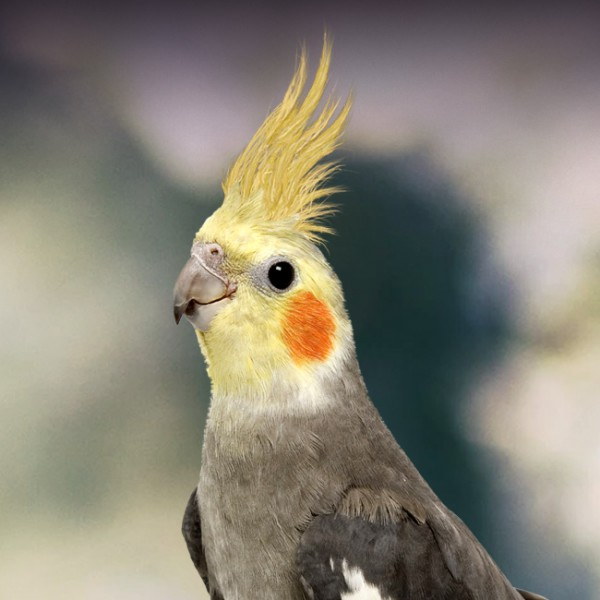
#> input picture relatorios/histology.png, 600 x 600 px
$ jupyter execute 'relatório4.ipynb'
#> lines starting #> are read from the running program, lines starting #| are printed output that depends on the picture; after the words box and inside, x2 and y2 are one past the last pixel; in counts of white or black regions, pixels touching at a corner belong together
[cell 1]
import numpy as np
import cv2 as cv
from matplotlib import pyplot as plt
img = cv.imread('histology.png',0)
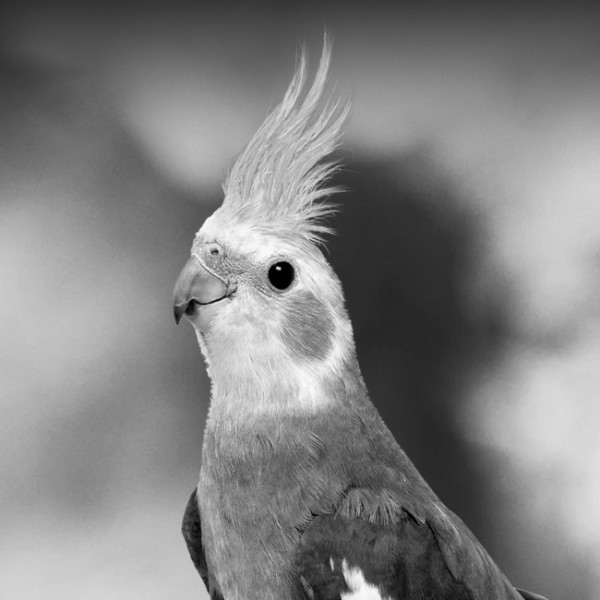
#> img: shape (600, 600); min 0, max 255, mean 130.2
hist,bins = np.histogram(img.flatten(),256,[0,256])
#> hist = 256 values, max 3123 at index 43, min 0 at index 253, mean 1406.2; bins = 257 values from 0 to 256
cdf = hist.cumsum()
#> cdf = 256 values from 269 to 360000
cdf_normalized = cdf * float(hist.max()) / cdf.max()
#> cdf_normalized = 256 values from 2.33 to 3123
plt.plot(cdf_normalized, color = 'b')
plt.hist(img.flatten(),256,[0,256], color = 'r')
plt.xlim([0,256])
plt.legend(('cdf','histogram'), loc = 'upper left')
plt.show()
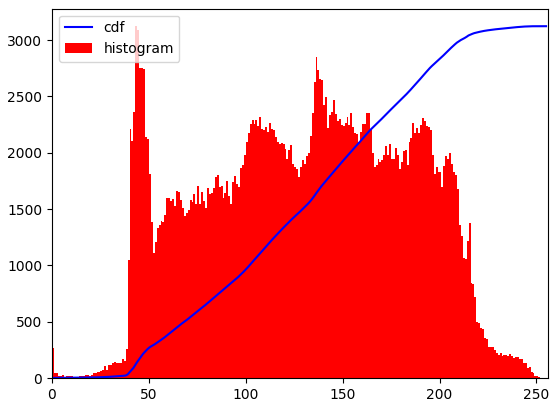
#> figure drawn by matplotlib, 1 panel; tallest bar 3123 high, from x = 43 to 44; curve peaks at x = 255, y = 3123

[cell 2]
cdf_m = np.ma.masked_equal(cdf,0)
cdf_m = (cdf_m - cdf_m.min())*255/(cdf_m.max()-cdf_m.min())
cdf = np.ma.filled(cdf_m,0).astype('uint8')
#> cdf = 256 values from 0 to 255

[cell 3]
img2 = cdf[img]
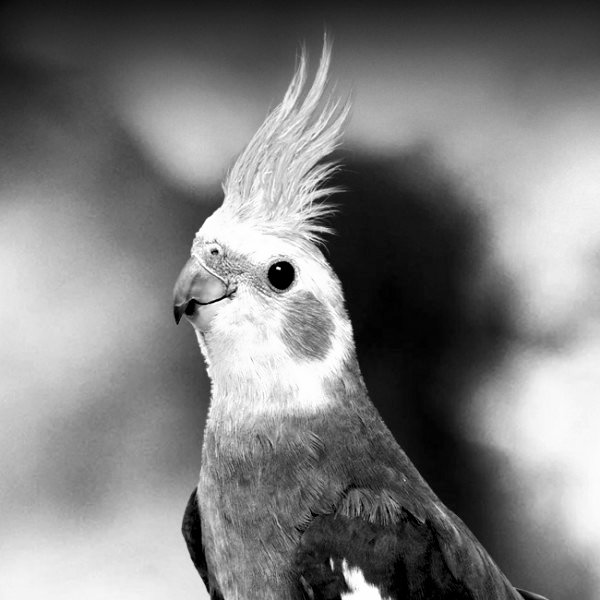
#> img2: shape (600, 600); min 0, max 255, mean 127.6

[cell 4]
img = cv.imread('histology.png',0)
equ = cv.equalizeHist(img)
res = np.hstack((img,equ)) #stacking images side-by-side
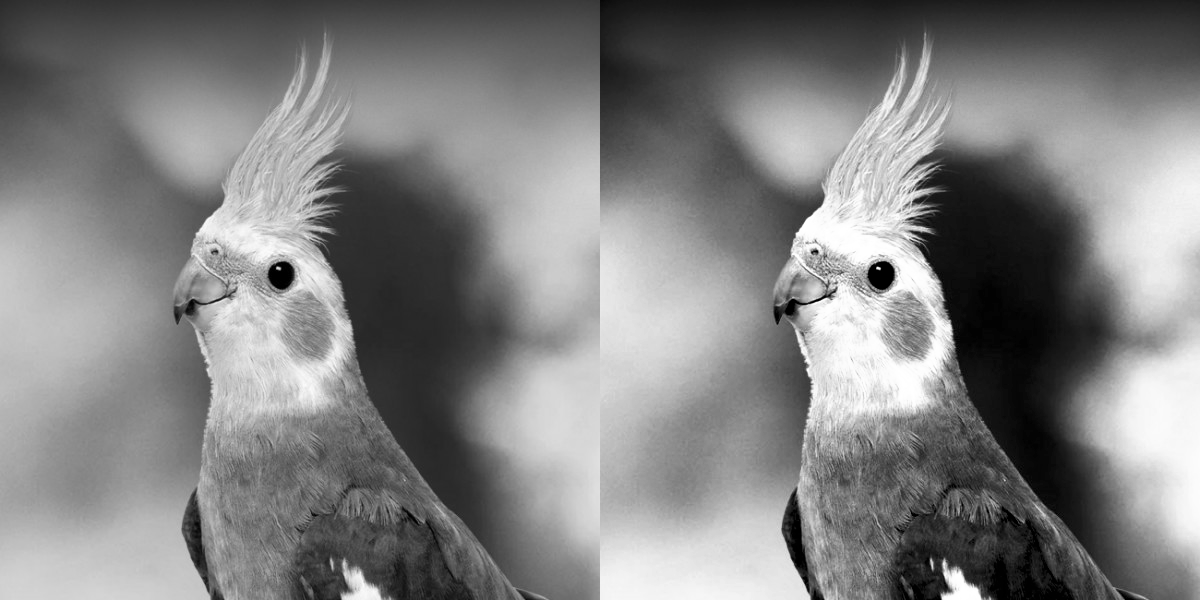
#> res: shape (600, 1200); min 0, max 255, mean 129.2
cv.imwrite('res.png',res)
#> Out = True

[cell 5]
import numpy as np
import cv2 as cv
img = cv.imread('histology.png',0)
# create a CLAHE object (Arguments are optional).
clahe = cv.createCLAHE(clipLimit=2.0, tileGridSize=(8,8))
cl1 = clahe.apply(img)
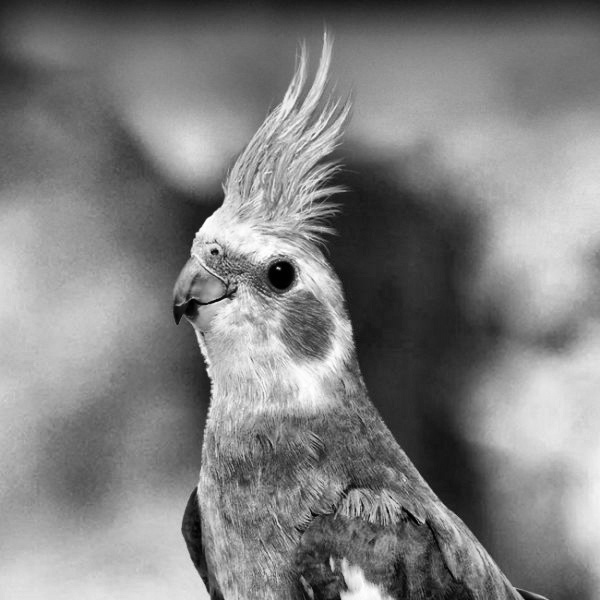
#> cl1: shape (600, 600); min 0, max 255, mean 129.1
cv.imwrite('clahe_2.jpg',cl1)
#> Out = True

[cell 6]
import cv2 as cv
import numpy as np
from matplotlib import pyplot as plt
img = cv.imread('photo.jpg',0)
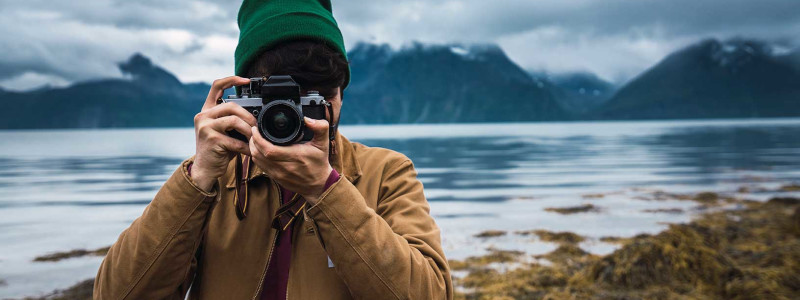
#> input picture relatorios/photo.jpg, 800 x 300 px
#> img: shape (300, 800); min 0, max 249, mean 115.9
ret,thresh1 = cv.threshold(img,127,255,cv.THRESH_BINARY)
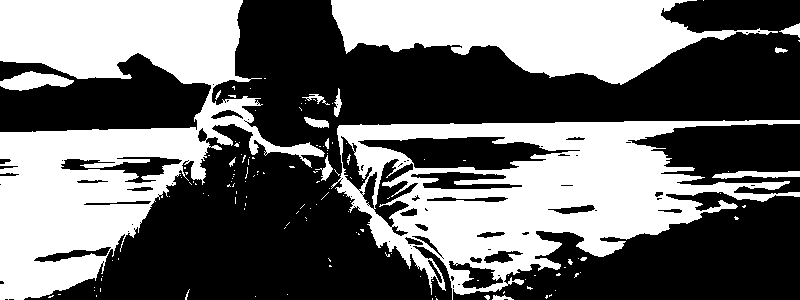
#> thresh1: shape (300, 800); 42.7% white; 141 white regions (123 under 20 px), largest, box (x1, y1, x2, y2) and area: (0, 0, 325, 300) 42200, (331, 120, 800, 300) 36538, (331, 0, 778, 85) 21016
ret,thresh2 = cv.threshold(img,127,255,cv.THRESH_BINARY_INV)
ret,thresh3 = cv.threshold(img,127,255,cv.THRESH_TRUNC)
ret,thresh4 = cv.threshold(img,127,255,cv.THRESH_TOZERO)
ret,thresh5 = cv.threshold(img,127,255,cv.THRESH_TOZERO_INV)
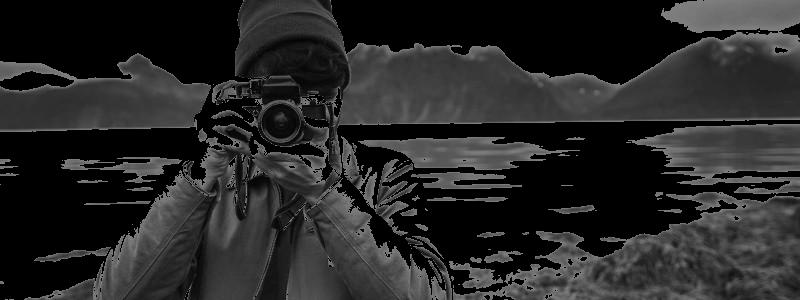
#> thresh5: shape (300, 800); min 0, max 127, mean 39.4
titles = ['Original Image','BINARY','BINARY_INV','TRUNC','TOZERO','TOZERO_INV']
images = [img, thresh1, thresh2, thresh3, thresh4, thresh5]
plt.figure(figsize=(20, 15))
for i in range(6):
    plt.subplot(3,3,i+1),plt.imshow(images[i],'gray',vmin=0,vmax=255)
    plt.title(titles[i])
    plt.xticks([]),plt.yticks([])
plt.show()

[cell 7]
import cv2 as cv
import numpy as np
from matplotlib import pyplot as plt
img = cv.imread('photo.jpg',0)
img = cv.medianBlur(img,5)
ret,th1 = cv.threshold(img,127,255,cv.THRESH_BINARY)
#> th1: shape (300, 800); 42.7% white; 28 white regions (8 under 20 px), largest, box (x1, y1, x2, y2) and area: (0, 0, 324, 300) 42445, (337, 120, 800, 295) 36463, (331, 0, 736, 84) 20900
th2 = cv.adaptiveThreshold(img,255,cv.ADAPTIVE_THRESH_MEAN_C,\
            cv.THRESH_BINARY,11,2)
#> th2: shape (300, 800); 64.3% white; 590 black regions (390 under 20 px), largest, box (x1, y1, x2, y2) and area: (209, 0, 800, 198) 13583, (0, 53, 273, 255) 8227, (346, 125, 800, 236) 8040
th3 = cv.adaptiveThreshold(img,255,cv.ADAPTIVE_THRESH_GAUSSIAN_C,\
            cv.THRESH_BINARY,11,2)
#> th3: shape (300, 800); 73.5% white; 1076 black regions (848 under 20 px), largest, box (x1, y1, x2, y2) and area: (205, 0, 800, 199) 8934, (0, 53, 273, 259) 6883, (345, 135, 627, 236) 4799
titles = ['Original Image', 'Global Thresholding (v = 127)',
            'Adaptive Mean Thresholding', 'Adaptive Gaussian Thresholding']
images = [img, th1, th2, th3]
plt.figure(figsize=(20, 10))
for i in range(4):
    plt.subplot(2,2,i+1),plt.imshow(images[i],'gray')
    plt.title(titles[i])
    plt.xticks([]),plt.yticks([])
plt.show()

[cell 8]
import cv2 as cv
import numpy as np
from matplotlib import pyplot as plt
img = cv.imread('photo.jpg',0)
# global thresholding
ret1,th1 = cv.threshold(img,127,255,cv.THRESH_BINARY)
# Otsu's thresholding
ret2,th2 = cv.threshold(img,0,255,cv.THRESH_BINARY+cv.THRESH_OTSU)
#> th2: shape (300, 800); 44.9% white; 135 white regions (118 under 20 px), largest, box (x1, y1, x2, y2) and area: (0, 0, 333, 300) 44433, (329, 119, 800, 300) 39294, (331, 0, 800, 86) 22589
#> ret2 = 121
# Otsu's thresholding after Gaussian filtering
blur = cv.GaussianBlur(img,(5,5),0)
ret3,th3 = cv.threshold(blur,0,255,cv.THRESH_BINARY+cv.THRESH_OTSU)
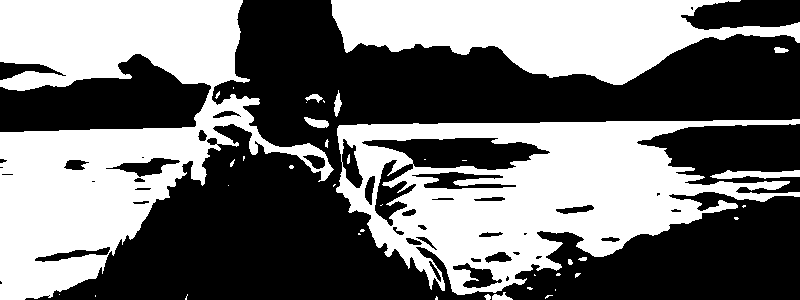
#> th3: shape (300, 800); 45% white; 40 white regions (25 under 20 px), largest, box (x1, y1, x2, y2) and area: (0, 0, 334, 300) 44833, (336, 119, 800, 295) 39235, (331, 0, 800, 85) 22607
#> ret3 = 121
# plot all the images and their histograms
images = [img, 0, th1,
          img, 0, th2,
          blur, 0, th3]
titles = ['Original Noisy Image','Histogram','Global Thresholding (v=127)',
          'Original Noisy Image','Histogram',"Otsu's Thresholding",
          'Gaussian filtered Image','Histogram',"Otsu's Thresholding"]
plt.figure(figsize=(15, 7))
for i in range(3):
    plt.subplot(3,3,i*3+1),plt.imshow(images[i*3],'gray')
    plt.title(titles[i*3]), plt.xticks([]), plt.yticks([])
    plt.subplot(3,3,i*3+2),plt.hist(images[i*3].ravel(),256)
    plt.title(titles[i*3+1]), plt.xticks([]), plt.yticks([])
    plt.subplot(3,3,i*3+3),plt.imshow(images[i*3+2],'gray')
    plt.title(titles[i*3+2]), plt.xticks([]), plt.yticks([])
plt.show()
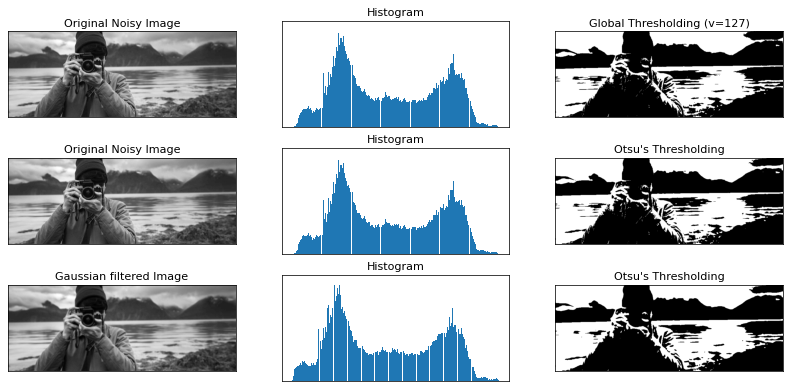
#> figure drawn by matplotlib, 9 panels

[cell 9]
img = cv.imread('photo.jpg',0)
blur = cv.GaussianBlur(img,(5,5),0)
# find normalized_histogram, and its cumulative distribution function
hist = cv.calcHist([blur],[0],None,[256],[0,256])
#> hist = 256 values, max 3016 at index 58, min 0 at index 0, mean 937.5
hist_norm = hist.ravel()/hist.sum()
#> hist_norm = 256 values, max 0.0126 at index 58, min 0 at index 0, mean 0.00391
Q = hist_norm.cumsum()
#> Q = 256 values from 0 to 1
bins = np.arange(256)
fn_min = np.inf
thresh = -1
for i in range(1,256):
    p1,p2 = np.hsplit(hist_norm,[i]) # probabilities
    q1,q2 = Q[i],Q[255]-Q[i] # cum sum of classes
    if q1 < 1.e-6 or q2 < 1.e-6:
        continue
    b1,b2 = np.hsplit(bins,[i]) # weights
    # finding means and variances
    m1,m2 = np.sum(p1*b1)/q1, np.sum(p2*b2)/q2
    v1,v2 = np.sum(((b1-m1)**2)*p1)/q1,np.sum(((b2-m2)**2)*p2)/q2
    # calculates the minimization function
    fn = v1*q1 + v2*q2
    if fn < fn_min:
        fn_min = fn
        thresh = i
#> this loop made 255 passes
#> (p1, q1, q2, m1, m2, v1, v2, fn) on passes 7 to 11: ([0, 0, 0, 0, 0, 0, 0], 9.58e-05, 1, 0, 115.9, 0, 3595.7, 3595.3), ([0, 0, 0, 0, 0, 0, 0, 9.58e-05], 0.0007, 0.999, 0.958, 116, 5, 3596.7, 3594.2), ([0, 0, 0, 0, 0, 0, 0, 9.58e-05, 0.000604], 0.00159, 0.998, 3.46, 116.1, 8.59, 3592.9, 3587.2), ([0, 0, 0, 0, 0, 0, 0, 9.58e-05, 0.000604, 0.000892], 0.00302, 0.997, 4.48, 116.2, 8.7, 3587.8, 3577), ([0, 0, 0, 0, 0, 0, 0, 9.58e-05, 0.000604, 0.000892, 0.00143], 0.00454, 0.995, 6.12, 116.4, 6.85, 3577.2, 3561)
#> (q1, q2, m1, m2, v1, v2, fn, fn_min) on passes 12 to 17: (0.00626, 0.994, 7.12, 116.6, 6.14, 3566.3, 3544.1, 3544.1), (0.00803, 0.992, 8.11, 116.8, 5.55, 3553.8, 3525.3, 3525.3), (0.0097, 0.99, 9.1, 116.9, 5.09, 3540.6, 3506.3, 3506.3), (0.0116, 0.988, 9.65, 117.1, 5.77, 3529.4, 3488.7, 3488.7), (0.0135, 0.987, 10.34, 117.3, 6.43, 3516.6, 3469.3, 3469.3), (0.0157, 0.984, 10.88, 117.6, 7.62, 3504.4, 3449.6, 3449.6)
# find otsu's threshold value with OpenCV function
ret, otsu = cv.threshold(blur,0,255,cv.THRESH_BINARY+cv.THRESH_OTSU)
print( "{} {}".format(thresh,ret) )
#| 121 121.0
